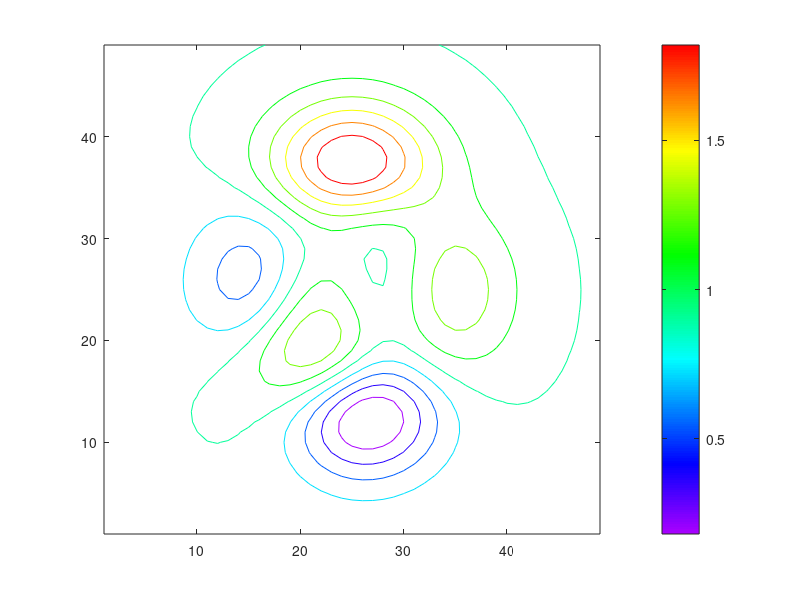

MATLAB code for this plot: (Note: this script raises an error after producing the figure.)
% 피겨를 생성합니다.
figure;

% 예제 데이터 생성 (peaks 함수의 출력 범위 조정)
Z = peaks;
Z = (Z - min(Z(:))) / (max(Z(:)) - min(Z(:))); % 데이터 범위를 0에서 1로 조정
Z = Z * 2; % 데이터 범위를 0에서 2로 조정

% 서피스 플롯 생성
contour(Z);
shading interp; % 서피스의 셰이딩을 보간 모드로 설정

% hsv 컬러맵을 사용하여 필요한 부분만 선택
numColors = 256; % 원하는 색상 단계 수
fullHSV = hsv(numColors); % 전체 HSV 컬러맵 생성

% 0부터 0.85까지의 색상에 해당하는 인덱스 선택 (보라색에서 초록색을 지나 빨간색까지)
selectedHSV = fullHSV(1:round(0.78 * numColors), :);

% 선택한 부분을 반대로 정렬 (보라색에서 빨간색으로)
reversedHSV = flipud(selectedHSV);

% 컬러맵 설정
colormap(reversedHSV);

% 컬러바 설정
c = colorbar;
c.Ticks = linspace(0, 0.8, 11); % 0부터 2까지 21개의 라벨 설정
c.Label.String = 'Colorbar Label'; % 컬러바 라벨

% 제목과 축 라벨 추가
title('Surface Plot with Reversed HSV Colorbar');
xlabel('X-axis');
ylabel('Y-axis');
zlabel('Z-axis');

% 축의 범위를 맞춤
caxis([0 0.8]);

formatter_sci